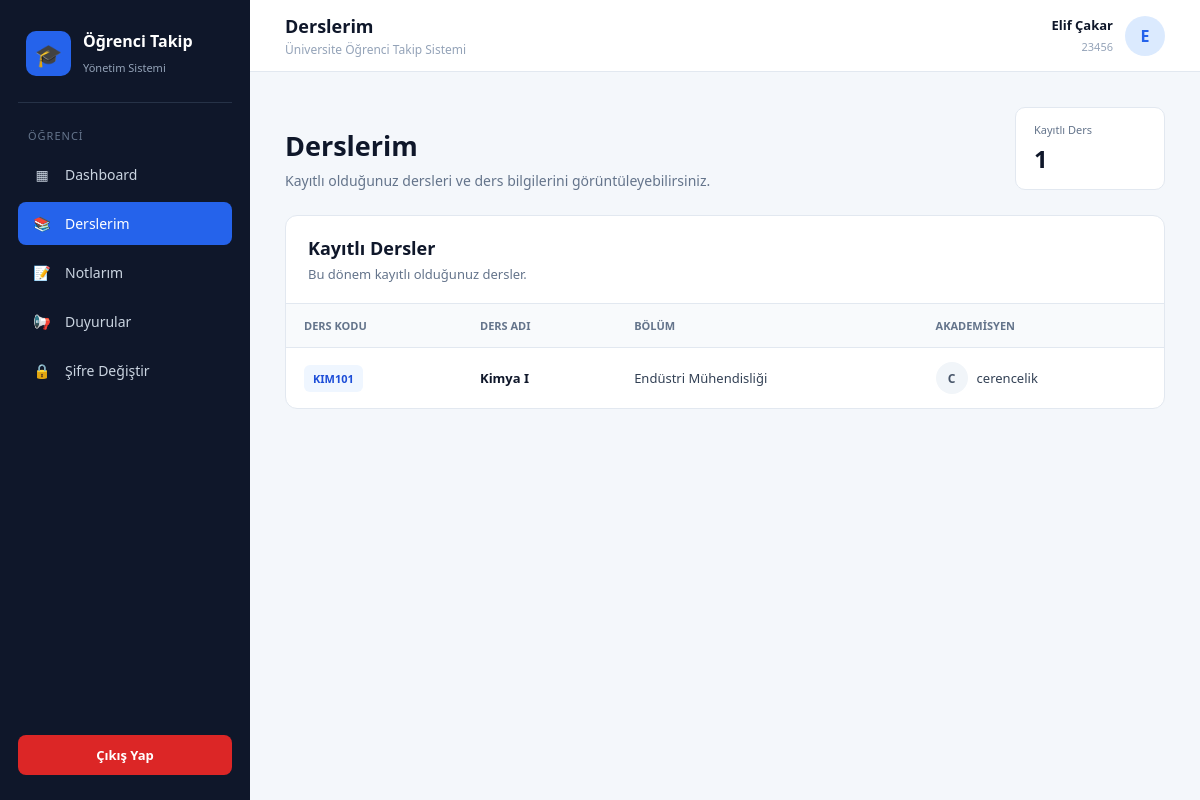
Page /student/courses/index.php (signed in) on the committed database.
### tables this page shows
CREATE TABLE `ders` (
  `dersKodu` varchar(20) NOT NULL,
  `dersAdi` varchar(100) NOT NULL,
  `bolum` varchar(100) NOT NULL,
  `akademisyen` varchar(100) DEFAULT NULL
);

### student/courses/index.php (the view, shortened to what this page needs)
<?php
require_once __DIR__ . '/../../database.php';
$ogrenciNo = $_SESSION["kullanici"] ?? "";
$ogrenciAdSoyad = $_SESSION["ad_soyad"] ?? "Öğrenci";
$sql = "
    SELECT
        d.dersKodu,
        d.dersAdi,
        d.bolum,
        d.akademisyen
    FROM ogrenci_ders od
    INNER JOIN ders d
        ON od.dersKodu = d.dersKodu
    WHERE od.ogrenciNo = :ogrenciNo
    ORDER BY d.dersKodu ASC
";
$stmt = $baglanti->prepare($sql);
$stmt->execute([
    "ogrenciNo" => $ogrenciNo
]);
$dersler = $stmt->fetchAll(PDO::FETCH_ASSOC);
$dersSayisi = count($dersler);
?>
<!DOCTYPE html>
<html lang="tr">
<head>
</head>
<body>
<?php
require_once __DIR__ . '/../../includes/sidebar.php';
?>
<div class="main">
    <header class="header">
        <div class="header-title">
            <h2>
                Derslerim
            </h2>
            <p>
                Üniversite Öğrenci Takip Sistemi
            </p>
        </div>
        <div class="student-profile">
            <div class="student-text">
                <strong>
                    <?php
                    echo htmlspecialchars(
                        $ogrenciAdSoyad
                    );
                    ?>
                </strong>
                <span>
                    <?php
                    echo htmlspecialchars(
                        $ogrenciNo
                    );
                    ?>
                </span>
            </div>
            <div class="avatar">
                <?php
                echo htmlspecialchars(
                    mb_strtoupper(
                        mb_substr(
                            $ogrenciAdSoyad,
                            0,
                            1,
                            "UTF-8"
                        ),
                        "UTF-8"
                    )
                );
                ?>
            </div>
        </div>
    </header>
    <main class="content">
        <div class="page-header">
            <div>
                <h1>
                    Derslerim
                </h1>
                <p>
                    Kayıtlı olduğunuz dersleri ve ders
                    bilgilerini görüntüleyebilirsiniz.
                </p>
            </div>
            <div class="stat-card">
                <div class="stat-title">
                    Kayıtlı Ders
                </div>
                <div class="stat-number">
                    <?php
                    echo $dersSayisi;
                    ?>
                </div>
            </div>
        </div>
        <div class="table-card">
            <div class="table-header">
                <h2>
                    Kayıtlı Dersler
                </h2>
                <p>
                    Bu dönem kayıtlı olduğunuz dersler.
                </p>
            </div>
            <?php if (count($dersler) > 0): ?>
                <div class="table-wrapper">
                    <table>
                        <thead>
                        <tr>
                            <th>
                                Ders Kodu
                            </th>
                            <th>
                                Ders Adı
                            </th>
                            <th>
                                Bölüm
                            </th>
                            <th>
                                Akademisyen
                            </th>
                        </tr>
                        </thead>
                        <tbody>
                        <?php foreach ($dersler as $ders): ?>
                            <tr>
                                <td>
                                    <span class="course-code">
                                        <?php
                                        echo htmlspecialchars(
                                            $ders["dersKodu"]
                                        );
                                        ?>
                                    </span>
                                </td>
                                <td>
                                    <span class="course-name">
                                        <?php
                                        echo htmlspecialchars(
                                            $ders["dersAdi"]
                                        );
                                        ?>
                                    </span>
                                </td>
                                <td>
                                    <?php
                                    echo htmlspecialchars(
                                        $ders["bolum"]
                                    );
                                    ?>
                                </td>
                                <td>
                                    <?php if (!empty($ders["akademisyen"])): ?>
                                        <div class="academic">
                                            <div class="academic-avatar">
                                                <?php
                                                echo htmlspecialchars(
                                                    mb_strtoupper(
                                                        mb_substr(
                                                            $ders["akademisyen"],
                                                            0,
                                                            1,
                                                            "UTF-8"
                                                        ),
                                                        "UTF-8"
                                                    )
                                                );
                                                ?>
                                            </div>
                                            <span>
                                                <?php
                                                echo htmlspecialchars(
                                                    $ders["akademisyen"]
                                                );
                                                ?>
                                            </span>
                                        </div>
                                    <?php else: ?>
                                        <span class="no-academic">
                                            Akademisyen atanmadı
                                        </span>
                                    <?php endif; ?>
                                </td>
                            </tr>
                        <?php endforeach; ?>
                        </tbody>
                    </table>
                </div>
            <?php endif; ?>
        </div>
    </main>
</div>
</body>
</html>

### student/courses/index.php (style rules this page uses)
* { box-sizing: border-box; margin: 0; padding: 0; }
body { font-family: "Segoe UI", Arial, sans-serif; background: #f4f7fb; color: #1e293b; min-height: 100vh; }
.main { margin-left: 250px; min-height: 100vh; }
.header { height: 72px; background: white; border-bottom: 1px solid #e2e8f0; display: flex; align-items: center; justify-content: space-between; padding: 0 35px; }
.header-title h2 { font-size: 18px; color: #0f172a; }
.header-title p { font-size: 12px; color: #94a3b8; margin-top: 3px; }
.student-profile { display: flex; align-items: center; gap: 12px; }
.student-text { text-align: right; }
.student-text strong { display: block; font-size: 13px; color: #0f172a; }
.student-text span { font-size: 11px; color: #94a3b8; }
.avatar { width: 40px; height: 40px; border-radius: 50%; background: #dbeafe; color: #2563eb; display: flex; align-items: center; justify-content: center; font-weight: bold; }
.content { padding: 35px; max-width: 1500px; margin: auto; }
.page-header { display: flex; justify-content: space-between; align-items: flex-end; margin-bottom: 25px; }
.page-header h1 { font-size: 27px; color: #0f172a; margin-bottom: 7px; }
.page-header p { color: #64748b; font-size: 14px; }
.stat-card { min-width: 150px; background: white; border: 1px solid #e2e8f0; border-radius: 10px; padding: 14px 18px; }
.stat-title { font-size: 11px; color: #64748b; margin-bottom: 5px; }
.stat-number { font-size: 24px; color: #0f172a; font-weight: 700; }
.table-card { background: white; border: 1px solid #e2e8f0; border-radius: 12px; overflow: hidden; }
.table-header { padding: 20px 22px; border-bottom: 1px solid #e2e8f0; }
.table-header h2 { font-size: 18px; color: #0f172a; margin-bottom: 5px; }
.table-header p { font-size: 13px; color: #64748b; }
.table-wrapper { overflow-x: auto; }
table { width: 100%; border-collapse: collapse; }
th { background: #f8fafc; color: #64748b; font-size: 11px; text-transform: uppercase; font-weight: 600; text-align: left; }
th, td { padding: 14px 18px; border-bottom: 1px solid #e2e8f0; }
td { color: #334155; font-size: 13px; }
tbody tr:last-child td { border-bottom: none; }
.course-code { display: inline-block; background: #eff6ff; color: #1d4ed8; padding: 6px 9px; border-radius: 6px; font-size: 11px; font-weight: 700; }
.course-name { color: #0f172a; font-weight: 600; }
.academic { display: flex; align-items: center; gap: 9px; }
.academic-avatar { width: 32px; height: 32px; border-radius: 50%; background: #f1f5f9; color: #475569; display: flex; align-items: center; justify-content: center; font-size: 12px; font-weight: 700; }

### rows in the picture
ders: dersKodu "KIM101", dersAdi "Kimya I", bolum "Endüstri Mühendisliği", akademisyen "C", akademisyen "cerencelik"

### other values in the picture
$ogrenciAdSoyad "Elif Çakar"
$ogrenciNo "23456"
$dersSayisi "1"
